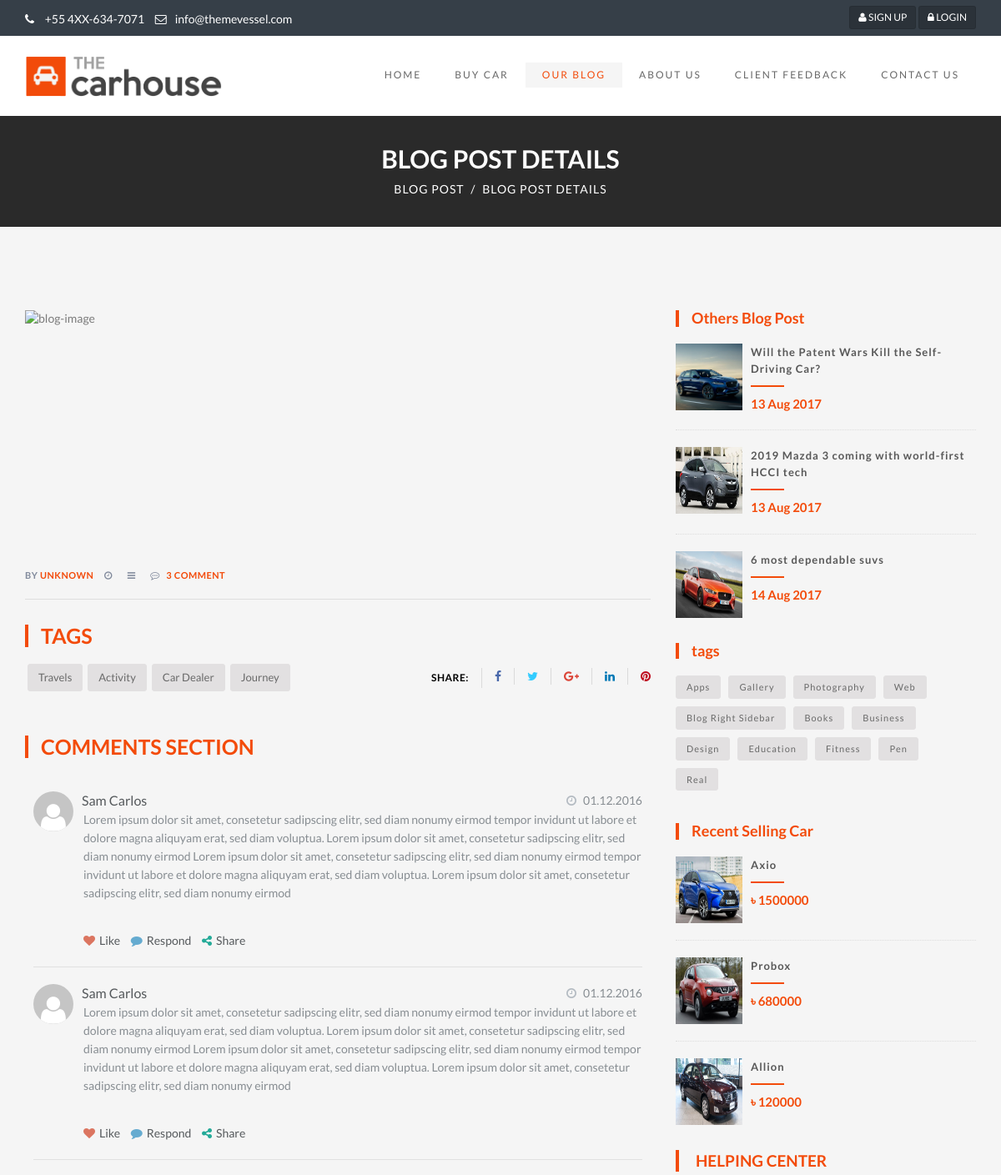
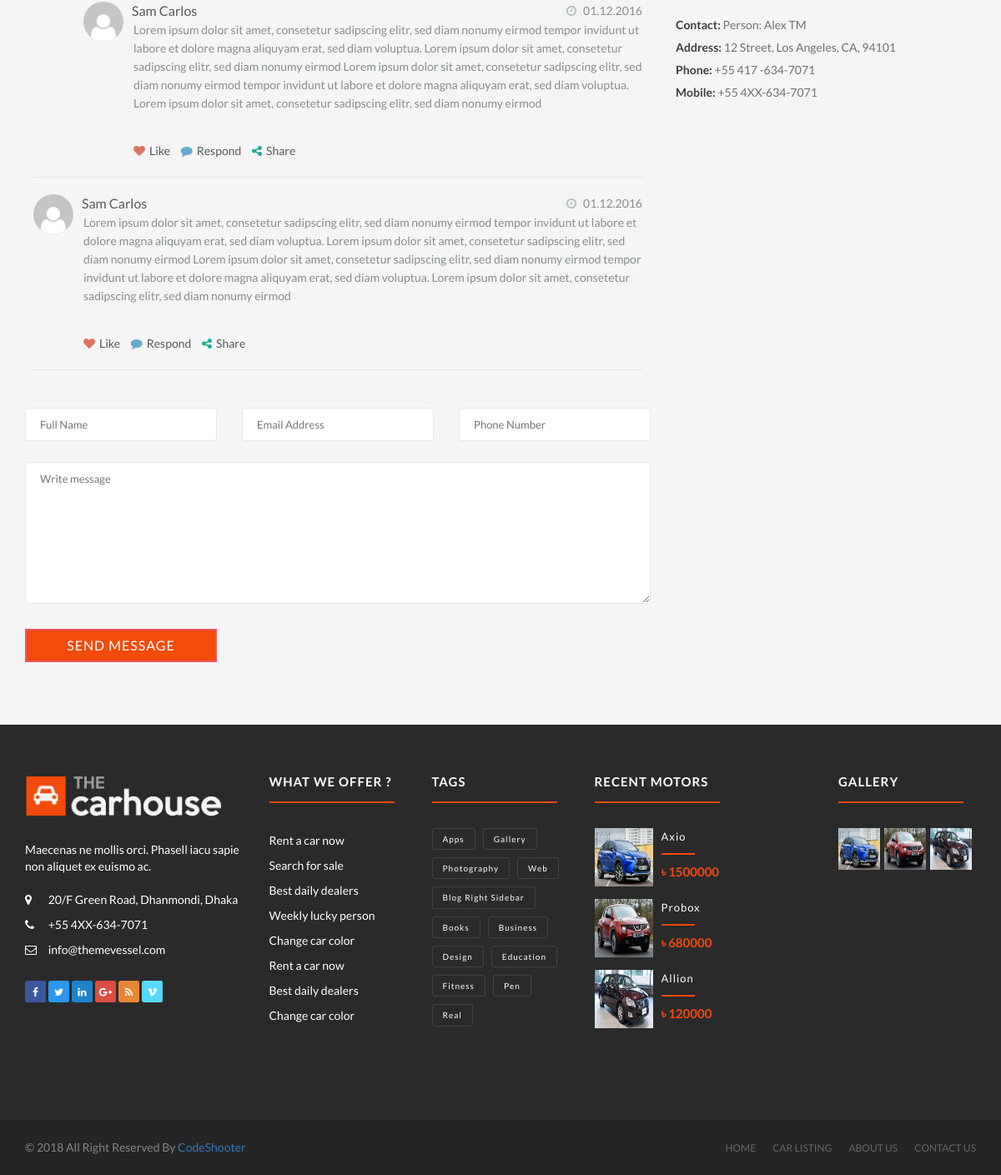
The page /mainSite/blog_post_details.php on the database its author committed (2 pictures, top to bottom).
### tables this page shows
CREATE TABLE `tbl_blog_post` (
  `blog_post_id` int(3) NOT NULL,
  `post_title` varchar(100) NOT NULL,
  `post_details` text NOT NULL,
  `related_topic` varchar(100) NOT NULL,
  `post_Date` varchar(100) NOT NULL,
  `post_image` varchar(100) NOT NULL,
  `publication_status` tinyint(1) NOT NULL
);

CREATE TABLE `tbl_user_post` (
  `user_post_id` int(4) NOT NULL,
  `car_name` varchar(100) NOT NULL,
  `car_price` varchar(100) NOT NULL,
  `car_details` text NOT NULL,
  `car_model` varchar(100) NOT NULL,
  `car_registration` varchar(100) NOT NULL,
  `cng_status` varchar(100) NOT NULL,
  `cng_com` varchar(100) NOT NULL,
  `fuel_type` varchar(100) NOT NULL,
  `car_cc` varchar(100) NOT NULL,
  `gear` varchar(100) NOT NULL,
  `all_option` varchar(100) NOT NULL,
  `music` varchar(100) NOT NULL,
  `serial_number` varchar(100) NOT NULL,
  `engine` varchar(100) NOT NULL,
  `mileage` varchar(100) NOT NULL,
  `doors` varchar(100) NOT NULL,
  `condtion` varchar(100) NOT NULL,
  `passenger` varchar(100) NOT NULL,
  `color` varchar(100) NOT NULL,
  `others` varchar(256) NOT NULL,
  `car_image` varchar(100) NOT NULL,
  `publication_status` tinyint(1) NOT NULL
);

### mainSite/blog_post_details.php (the view, shortened to what the rows shown need)
<?php
    require_once ('../class/blogPost/blogpost.php');
    $obj_blog_post = new Blogpost();
    $obj_userPost = new Blogpost();
    $user_post_result = $obj_userPost->all_userPost_info_for_footer();
    $user_post_picture = $obj_userPost->all_userPost_picture_for_footer();
    $result_for_sidebar = $obj_blog_post->all_blog_post_info_for_sidebar();
?>
<!DOCTYPE html>
<html lang="en">
<head>
    <link rel="stylesheet" type="text/css" href="css/bootstrap.min.css">
    <link rel="stylesheet" type="text/css" href="css/animate.min.css">
    <link rel="stylesheet" type="text/css" href="css/slider.css">
    <link rel="stylesheet" type="text/css" href="css/font-awesome-4.5.0/css/font-awesome.min.css">
    <link rel="stylesheet" type="text/css" href="css/style.css">
    <link href="css/ie10-viewport-bug-workaround.css" rel="stylesheet">
</head>
<body>
<div class="blog-banner">
    <div class="container">
        <div class="row">
            <div class="col-lg-12 col-md-12 col-sm-12 col-xs-12">
                <h2>Blog Post Details</h2>
            </div>
        </div>
    </div>
</div>
<div class="blog-body">
    <div class="container">
        <div class="row">
            <div class="col-lg-8 col-md-8 col-xs-12">
                <div class="thumbnail blog-box clearfix">
                    <div class="caption detail">
                    <div class="clearfix mrg-top">
                        <div class="tags-box">
                            <h2 class="title">Tags</h2>
                        </div>
                     </div>
                    </div>
                </div>
                <div class="comments-box">
                    <h2 class="title">Comments Section</h2>
                </div>
            </div>
            <div class="col-lg-4 col-md-4 col-xs-12">
                <div class="blog-sidebar">
                    <div class="Recent-news">
                        <h2 class="title">Others Blog Post</h2>
                        <?php foreach ($result_for_sidebar as $all_result_for_sidebar){ ?>
                            <div class="media">
                                <div class="media-left">
                                    <a href="#">
                                        <img class="media-object" src="<?php $len = strlen($all_result_for_sidebar['post_image']); $img = substr($all_result_for_sidebar['post_image'],18,$len); echo $img;?>" alt="blog-image" alt="recent-1">
                                    </a>
                                </div>
                                <div class="media-body">
                                    <a href="blog_post_details.php"><?php echo $all_result_for_sidebar['post_title']?></a>
                                    <div class="line-dec-o"></div>
                                    <span><?php echo $all_result_for_sidebar['post_Date']?></span>
                                </div>
                            </div>
                        <?php } ?>
                    </div>
                    <div class="blog-tags">
                        <h2 class="title">tags</h2>
                    </div>
                    <div class="Recent-news popular-rooms clearfix">
                        <h2 class="title">Recent Selling Car</h2>
                        <?php foreach ($user_post_result as $all_user_post_result){ ?>
                            <div class="media">
                                <div class="media-left">
                                    <a href="car_details.php?id=<?php echo $all_user_post_result['user_post_id'] ?>">
                                        <img class="media-object" src="assets/image/<?php echo $all_user_post_result['car_image'];?>" alt="car-image">
                                    </a>
                                </div>
                                <div class="media-body">
                                    <a href="car_details.php?id=<?php echo $all_user_post_result['user_post_id'] ?>"><?php echo $all_user_post_result['car_name']?></a>
                                    <div class="line-dec-o"></div>
                                    <span>৳ <?php echo $all_user_post_result['car_price']?></span>
                                </div>
                            </div>
                        <?php } ?>
                    </div>
                    <div class="dealer-contact">
                        <h2 class="title">Helping Center</h2>
                    </div>
                </div>
            </div>
        </div>
    </div>
</div>
<footer class="main-footer">
    <div class="container">
        <div class="row">
            <div class="col-lg-2 col-md-2 col-sm-6 col-xs-12 footer-item">
                <div class="footer-item-content">
                    <h2>What we offer ?</h2>
                </div>
            </div>
            <div class="col-lg-2 col-md-2 col-sm-6 col-xs-12 footer-item">
                <div class="footer-item-content">
                    <h2>tags</h2>
                </div>
            </div>
            <div class="col-lg-3 col-md-3 col-sm-6 col-xs-12 footer-item">
                <div class="footer-item-content">
                    <h2>Recent motors</h2>
                        <?php foreach ($user_post_result as $all_user_post_result){ ?>
                            <div class="media">
                                <div class="media-left">
                                    <a href="car_details.php?id=<?php echo $all_user_post_result['user_post_id'] ?>">
                                        <img class="media-object" src="assets/image/<?php echo $all_user_post_result['car_image'];?>" alt="car-image">
                                    </a>
                                </div>
                                <div class="media-body">
                                    <a href="car_details.php?id=<?php echo $all_user_post_result['user_post_id'] ?>"><?php echo $all_user_post_result['car_name']?></a>
                                    <div class="line-dec-o"></div>
                                    <span>৳ <?php echo $all_user_post_result['car_price']?></span>
                                </div>
                            </div>
                        <?php } ?>
                </div>
            </div>
            <div class="col-lg-2 col-md-2 col-sm-6 col-xs-12 footer-item ">
                <div class="footer-item-content">
                    <h2>Gallery</h2>
                    <?php foreach ($user_post_picture as $all_user_post_picture){ ?>
                        <div class="gallery-item">
                            <a href="#"><img src="assets/image/<?php echo $all_user_post_picture['car_image'];?>" alt="car-img"></a>
                        </div>
                    <?php } ?>
                </div>
            </div>
        </div>
    </div>
</footer>
</body>
</html>

### rows shown on the page
tbl_blog_post: post_image (picture), post_title "Will the Patent Wars Kill the Self-Driving Car?", post_Date "13 Aug 2017"
tbl_blog_post: post_image (picture), post_title "2019 Mazda 3 coming with world-first HCCI tech", post_Date "13 Aug 2017"
tbl_blog_post: post_image (picture), post_title "6 most dependable suvs", post_Date "14 Aug 2017"
tbl_user_post: car_image (picture), car_name "Axio", car_price "1500000"
tbl_user_post: car_image (picture), car_name "Probox", car_price "680000"
tbl_user_post: car_image (picture), car_name "Allion", car_price "120000"
